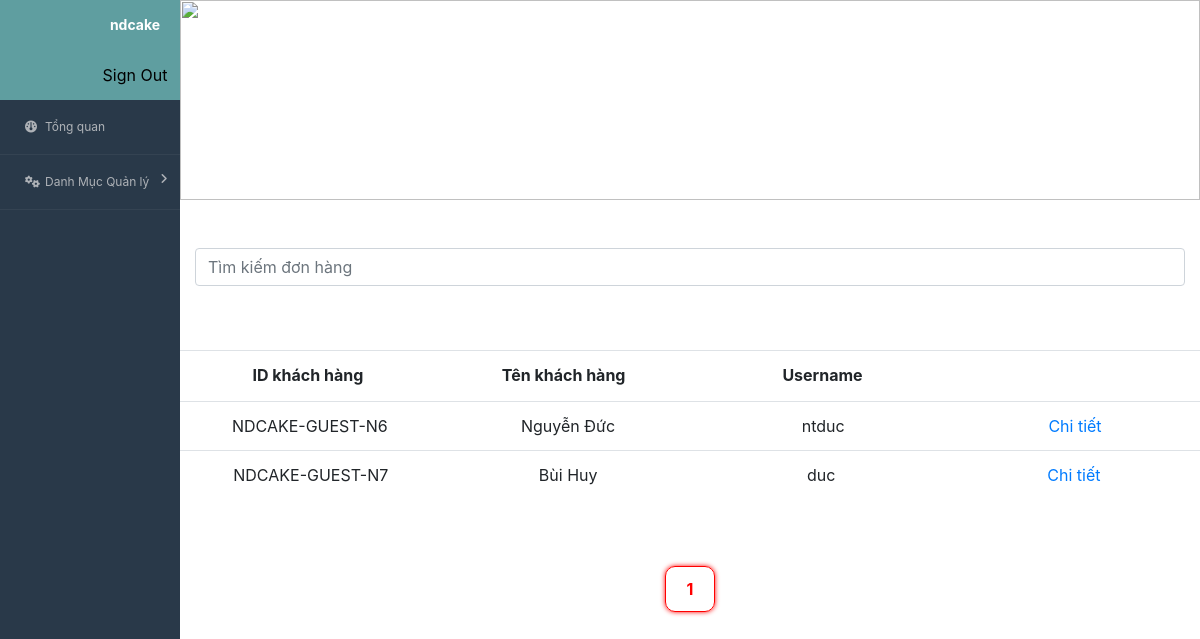
Screenshot of /admin/index_admin.php?module=qlkh (signed in) with the database file from the repository.
### tables this page shows
CREATE TABLE `user_guest` (
  `id` int(10) NOT NULL,
  `fullname` varchar(100) DEFAULT NULL,
  `username` varchar(50) DEFAULT NULL,
  `password` varchar(100) DEFAULT NULL,
  `phone` varchar(100) DEFAULT NULL,
  `email` varchar(100) DEFAULT NULL,
  `address` varchar(100) DEFAULT NULL,
  `url_image` varchar(10000) DEFAULT NULL
);

### admin/dmql/qlkh/qlkh.php (the view, shortened to what this page needs)
<?php
$data = "SELECT count(id) as total FROM user_guest";
$result = mysqli_query($conn, $data);
$row = mysqli_fetch_assoc($result);
$total_records = $row['total'];
$current_page = isset($_GET['view']) ? $_GET['view'] : 1;
$limit = 10;
$total_page = ceil($total_records / $limit);
$start = ($current_page - 1) * $limit;
$data = "SELECT
    * FROM user_guest
	LIMIT $start, $limit";
    $result = mysqli_query($conn, $data);
?>
<div class="content_ql">
    <div class="banner">
        <div class="title">
            <p>Hệ thống Client</p>
        </div>
        <img src="https://png.pngtree.com/thumb_back/fh260/background/20200714/pngtree-modern-double-color-futuristic-neon-background-image_351866.jpg" alt="">
    </div>
    <div class="container mt-5">
        <input class="form-control" id="listSearch" type="text" placeholder="Tìm kiếm đơn hàng">
    </div>
    <table class="table table-hover d-flex flex-column justify-content-center align-items-center">
        <thead class="text-center">
            <tr>
                <td>ID khách hàng</td>
                <td>Tên khách hàng</td>
                <td>Username</td>
                <td></td>
            </tr>
        </thead>
        <tbody class="list-group" id="myList">
            <?php
            if (mysqli_num_rows($result) > 0) {
                foreach ($result as $items) :
            ?>
                    <tr>
                        <td>NDCAKE-GUEST-N<?php echo $items['id'] ?></td>
                        <td><?php echo $items['fullname'] ?></td>
                        <td><?php echo $items['username'] ?></td>
                        <td><a href="?module=khdetail&userId=<?php echo $items['id'] ?>">Chi tiết</a></td>
                    </tr>
            <?php
                endforeach;
            } else {
                echo '
                    <tr class="list-group-item">
                        <td>Không có đơn hàng nào !</td>
                    </tr>
                ';
            }
            ?>
        </tbody>
    </table>
    <div class="showlistproduct">
        <?php
        for ($i = 1; $i <= $total_page; $i++) {
            if ($i == $current_page) {
                echo '<span>' . $i . '</span>  ';
            } else {
                echo '<a href="index_admin.php?module=qldh&view=' . $i . '">' . $i . '</a>  ';
            }
        }
        ?>
    </div>
</div>

### admin/style_admin.css (style rules this page uses)
* { margin: 0; padding: 0; box-sizing: border-box; }
.content_ql { width: 100%; height: auto; margin-bottom: 100px; }
.banner { width: 100%; height: 200px; position: relative; text-align: center; }
.banner img { width: 100%; height: 200px; }
.banner .title { width: 50%; height: 200px; line-height: 200px; position: absolute; color: #fff; left: 50%; transform: translateX(-50%); font-size: 50px; font-weight: bold; }
table { width: 100%; height: auto; margin-top: 32px; border-collapse: collapse; }
table thead td { width: 300px; height: 50px; text-align: center; font-weight: bold; }
tbody td { width: 300px; height: auto; text-align: center; }

### admin/dmql/qlkh/qlkh.php (style rules this page uses)
.showlistproduct { width: 100%; height: auto; margin-top: 64px; display: flex; justify-content: center; align-items: center; }
.showlistproduct span { width: 50px; color: red; border: 1px solid red; margin: 3px; padding: 10px; text-align: center; border-radius: 10px; font-weight: bold; box-shadow: 0 0 5px 0 red; }
table tr td ,table tr th { border-top: none; }

### admin/index_admin.php (style rules this page uses)
* { margin: 0; padding: 0; box-sizing: border-box; }
.content_ql { width: 100%; height: auto; margin-bottom: 100px; }
.banner { width: 100%; height: 200px; position: relative; text-align: center; }
.banner img { width: 100%; height: 200px; }
.banner .title { width: 50%; height: 200px; line-height: 200px; position: absolute; color: #fff; left: 50%; transform: translateX(-50%); font-size: 50px; font-weight: bold; }
table { width: 100%; height: auto; margin-top: 32px; border-collapse: collapse; }
table thead td { width: 300px; height: 50px; text-align: center; font-weight: bold; }
tbody td { width: 300px; height: auto; text-align: center; }

### rows the page displays
user_guest: id "6", fullname "Nguyễn Đức", username "ntduc"
user_guest: id "7", fullname "Bùi Huy", username "duc"

### other values shown
$user['usernameadmin'] "ndcake"
